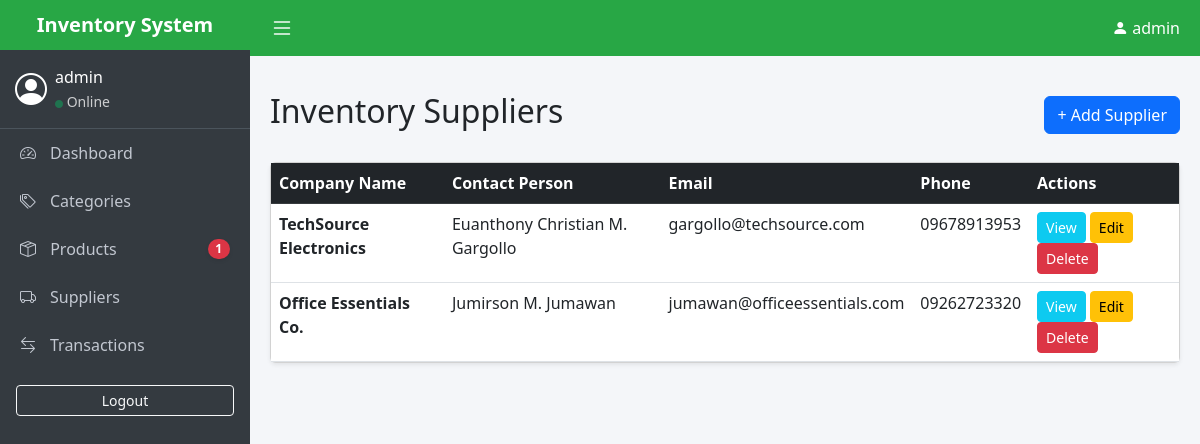
Page /suppliers/ (signed in) on the committed database.
### suppliers/models.py (models this page shows, shortened)
class Supplier(models.Model):
    company_name = models.CharField(max_length=200)
    contact_person = models.CharField(max_length=150)
    email = models.EmailField(unique=True)
    phone_number = models.CharField(max_length=20)
    address = models.TextField()
    is_active = models.BooleanField(default=True) # Fulfills the 5+ fields rule

### suppliers/views.py (the view)
# urls.py: path('', views.supplier_list, name='supplier_list'),
@login_required
@permission_required('suppliers.view_supplier', raise_exception=True)
def supplier_list(request):
    suppliers = Supplier.objects.all()
    context = {'suppliers': suppliers}
    return render(request, 'suppliers/supplier_list.html', context)

### products/context_processors.py (called while the page is built)
def low_stock_alerts(request):
    if request.user.is_authenticated:
        low_stock_products = [p for p in Product.objects.all() if p.is_low_stock()]
        return {
            'low_stock_count': len(low_stock_products),
            'low_stock_items': low_stock_products[:5] # Show only top 5 in dropdown
        }
    return {}

### products/models.py (called while the page is built)
    def is_low_stock(self):
        return self.current_stock <= self.min_stock_level

### suppliers/templates/suppliers/supplier_list.html
{% extends 'base.html' %}
{% block content %}
<div class="d-flex justify-content-between align-items-center mb-4 mt-3">
    <h2>Inventory Suppliers</h2>
    <a href="{% url 'supplier_create' %}" class="btn btn-primary">+ Add Supplier</a>
</div>
<div class="card shadow-sm">
    <div class="card-body p-0">
        <table class="table table-hover mb-0">
            <thead class="table-dark">
                <tr>
                    <th>Company Name</th>
                    <th>Contact Person</th>
                    <th>Email</th>
                    <th>Phone</th>
                    <th>Actions</th>
                </tr>
            </thead>
            <tbody>
                {% for supplier in suppliers %}
                <tr>
                    <td class="fw-bold">{{ supplier.company_name }}</td>
                    <td>{{ supplier.contact_person }}</td>
                    <td>{{ supplier.email }}</td>
                    <td>{{ supplier.phone_number }}</td>
                    <td>
                        <a href="{% url 'supplier_detail' supplier.id %}" class="btn btn-sm btn-info text-white">View</a>
                        <a href="{% url 'supplier_update' supplier.id %}" class="btn btn-sm btn-warning">Edit</a>
                        <a href="{% url 'supplier_delete' supplier.id %}" class="btn btn-sm btn-danger">Delete</a>
                    </td>
                </tr>
                {% empty %}
                <tr>
                    <td colspan="5" class="text-center py-4">No suppliers found.</td>
                </tr>
                {% endfor %}
            </tbody>
        </table>
    </div>
</div>
{% endblock %}

### templates/base.html (shortened to what this page needs)
<!DOCTYPE html>
<html lang="en">
<head>
    <link href="https://cdn.jsdelivr.net/npm/bootstrap@5.3.0/dist/css/bootstrap.min.css" rel="stylesheet">
    <link rel="stylesheet" href="https://cdn.jsdelivr.net/npm/bootstrap-icons@1.11.1/font/bootstrap-icons.css">
</head>
<body>
    <div class="d-flex">
        {% if user.is_authenticated %}
        <nav class="sidebar" id="sidebar">
            <div class="main-header fw-bold fs-5 text-center">Inventory System</div>
            <div class="user-panel d-flex align-items-center">
                <i class="bi bi-person-circle fs-2 me-2"></i>
                <div>
                    <div>{{ user.username }}</div>
                    <small class="text-white opacity-75"><i class="bi bi-circle-fill text-success" style="font-size: 8px;"></i> Online</small>
                </div>
            </div>
            <ul class="nav flex-column">
                <li class="nav-item">
                    <a href="{% url 'dashboard' %}" class="nav-link"><i class="bi bi-speedometer2"></i> Dashboard</a>
                </li>
                <li class="nav-item">
                    <a href="{% url 'category_list' %}" class="nav-link"><i class="bi bi-tags"></i> Categories</a>
                </li>
                <li class="nav-item">
                    <a href="{% url 'product_list' %}" class="nav-link d-flex justify-content-between align-items-center">
                        <span><i class="bi bi-box-seam"></i> Products</span>
                        {% if low_stock_count > 0 %}
                            <span class="badge rounded-pill bg-danger shadow-sm" style="font-size: 0.75rem;">
                                {{ low_stock_count }}
                            </span>
                        {% endif %}
                    </a>
                </li>
                {% if user.is_superuser %}
                <li class="nav-item">
                    <a href="{% url 'supplier_list' %}" class="nav-link"><i class="bi bi-truck"></i> Suppliers</a>
                </li>
                {% endif %}
                <li class="nav-item">
                    <a href="{% url 'transaction_list' %}" class="nav-link"><i class="bi bi-arrow-left-right"></i> Transactions</a>
                </li>
                <li class="nav-item">
                    <form method="post" action="{% url 'logout' %}" class="p-3">
                        <button class="btn btn-outline-light btn-sm w-100">Logout</button>
                    </form>
                </li>
            </ul>
        </nav>
        {% endif %}
        <div class="w-100">
            {% if user.is_authenticated %}
            <header class="main-header d-flex justify-content-between align-items-center">
                <button class="btn p-0 text-white border-0 shadow-none" id="sidebarToggle">
                    <i class="bi bi-list fs-4"></i>
                </button>
                <div class="d-flex align-items-center">
                    <i class="bi bi-person-fill me-1"></i> {{ user.username }}
                </div>
            </header>
            {% endif %}
            <main class="content-wrapper">
                {% block content %}{% endblock %}
            </main>
        </div>
    </div>
</body>
</html>

### templates/base.html (style rules this page uses)
body { background-color: #f4f6f9; overflow-x: hidden; }
.sidebar { min-width: 250px; max-width: 250px; background: #343a40; color: #fff; min-height: 100vh; transition: all 0.3s ease-in-out; }
.sidebar .nav-link { color: #c2c7d0; padding: 12px 20px; display: flex; align-items: center; white-space: nowrap; }
.sidebar .nav-link i { margin-right: 10px; width: 20px; }
.main-header { background: #28a745; color: white; padding: 10px 20px; }
.user-panel { padding: 15px; border-bottom: 1px solid #4b545c; }
.content-wrapper { width: 100%; padding: 20px; }

### rows in the picture
Supplier: company_name "TechSource Electronics", contact_person "Euanthony Christian M. Gargollo", email "gargollo@techsource.com", phone_number "09678913953"
Supplier: company_name "Office Essentials Co.", contact_person "Jumirson M. Jumawan", email "jumawan@officeessentials.com", phone_number "09262723320"

### other values in the picture
{{ user.username }} "admin"
{{ low_stock_count }} "1"
